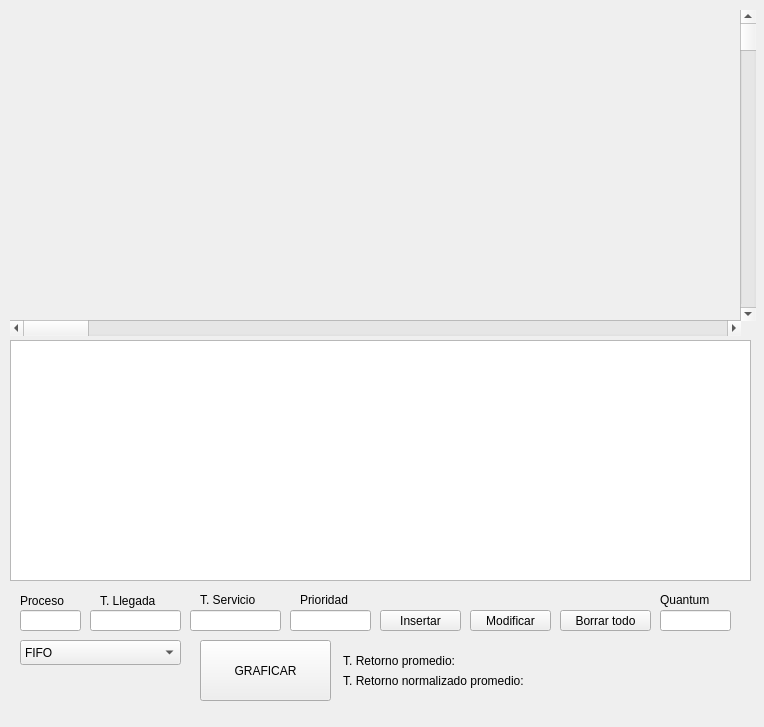
<?xml version="1.0" encoding="UTF-8"?>
<ui version="4.0">
 <class>MainWindow</class>
 <widget class="QMainWindow" name="MainWindow">
  <property name="geometry">
   <rect>
    <x>0</x>
    <y>0</y>
    <width>764</width>
    <height>727</height>
   </rect>
  </property>
  <property name="windowTitle">
   <string>Simulador de Procesos</string>
  </property>
  <widget class="QWidget" name="centralWidget">
   <widget class="QTableWidget" name="tableWidget">
    <property name="geometry">
     <rect>
      <x>10</x>
      <y>340</y>
      <width>741</width>
      <height>241</height>
     </rect>
    </property>
   </widget>
   <widget class="QPushButton" name="pushButton">
    <property name="geometry">
     <rect>
      <x>380</x>
      <y>610</y>
      <width>81</width>
      <height>21</height>
     </rect>
    </property>
    <property name="text">
     <string>Insertar</string>
    </property>
   </widget>
   <widget class="QPushButton" name="pushButton_2">
    <property name="geometry">
     <rect>
      <x>200</x>
      <y>640</y>
      <width>131</width>
      <height>61</height>
     </rect>
    </property>
    <property name="text">
     <string>GRAFICAR</string>
    </property>
   </widget>
   <widget class="QLineEdit" name="lineEdit">
    <property name="geometry">
     <rect>
      <x>90</x>
      <y>610</y>
      <width>91</width>
      <height>21</height>
     </rect>
    </property>
   </widget>
   <widget class="QLineEdit" name="lineEdit_2">
    <property name="geometry">
     <rect>
      <x>190</x>
      <y>610</y>
      <width>91</width>
      <height>21</height>
     </rect>
    </property>
   </widget>
   <widget class="QLabel" name="label">
    <property name="geometry">
     <rect>
      <x>100</x>
      <y>590</y>
      <width>71</width>
      <height>21</height>
     </rect>
    </property>
    <property name="text">
     <string>T. Llegada</string>
    </property>
   </widget>
   <widget class="QLabel" name="label_2">
    <property name="geometry">
     <rect>
      <x>200</x>
      <y>590</y>
      <width>71</width>
      <height>20</height>
     </rect>
    </property>
    <property name="text">
     <string>T. Servicio</string>
    </property>
   </widget>
   <widget class="QPushButton" name="pushButton_3">
    <property name="geometry">
     <rect>
      <x>560</x>
      <y>610</y>
      <width>91</width>
      <height>21</height>
     </rect>
    </property>
    <property name="text">
     <string>Borrar todo</string>
    </property>
   </widget>
   <widget class="QLabel" name="label_3">
    <property name="geometry">
     <rect>
      <x>20</x>
      <y>590</y>
      <width>61</width>
      <height>21</height>
     </rect>
    </property>
    <property name="text">
     <string>Proceso</string>
    </property>
   </widget>
   <widget class="QLineEdit" name="lineEdit_3">
    <property name="geometry">
     <rect>
      <x>20</x>
      <y>610</y>
      <width>61</width>
      <height>21</height>
     </rect>
    </property>
   </widget>
   <widget class="QPushButton" name="pushButton_4">
    <property name="geometry">
     <rect>
      <x>470</x>
      <y>610</y>
      <width>81</width>
      <height>21</height>
     </rect>
    </property>
    <property name="text">
     <string>Modificar</string>
    </property>
   </widget>
   <widget class="QLabel" name="label_4">
    <property name="geometry">
     <rect>
      <x>340</x>
      <y>650</y>
      <width>151</width>
      <height>21</height>
     </rect>
    </property>
    <property name="text">
     <string> T. Retorno promedio:</string>
    </property>
   </widget>
   <widget class="QLabel" name="TRP">
    <property name="geometry">
     <rect>
      <x>590</x>
      <y>650</y>
      <width>61</width>
      <height>21</height>
     </rect>
    </property>
    <property name="text">
     <string/>
    </property>
   </widget>
   <widget class="QLabel" name="label_5">
    <property name="geometry">
     <rect>
      <x>340</x>
      <y>670</y>
      <width>241</width>
      <height>21</height>
     </rect>
    </property>
    <property name="text">
     <string> T. Retorno normalizado promedio:</string>
    </property>
   </widget>
   <widget class="QLabel" name="TRNP">
    <property name="geometry">
     <rect>
      <x>590</x>
      <y>670</y>
      <width>61</width>
      <height>21</height>
     </rect>
    </property>
    <property name="text">
     <string/>
    </property>
   </widget>
   <widget class="QScrollBar" name="horizontalScrollBar">
    <property name="geometry">
     <rect>
      <x>10</x>
      <y>320</y>
      <width>731</width>
      <height>16</height>
     </rect>
    </property>
    <property name="orientation">
     <enum>Qt::Horizontal</enum>
    </property>
   </widget>
   <widget class="QScrollBar" name="verticalScrollBar">
    <property name="geometry">
     <rect>
      <x>740</x>
      <y>10</y>
      <width>16</width>
      <height>311</height>
     </rect>
    </property>
    <property name="orientation">
     <enum>Qt::Vertical</enum>
    </property>
   </widget>
   <widget class="QCustomPlot" name="Graph" native="true">
    <property name="geometry">
     <rect>
      <x>10</x>
      <y>10</y>
      <width>731</width>
      <height>311</height>
     </rect>
    </property>
   </widget>
   <widget class="QComboBox" name="comboBox">
    <property name="geometry">
     <rect>
      <x>20</x>
      <y>640</y>
      <width>161</width>
      <height>25</height>
     </rect>
    </property>
    <item>
     <property name="text">
      <string>FIFO</string>
     </property>
    </item>
    <item>
     <property name="text">
      <string>Mas corto</string>
     </property>
    </item>
    <item>
     <property name="text">
      <string>SRT</string>
     </property>
    </item>
    <item>
     <property name="text">
      <string>Round Robin</string>
     </property>
    </item>
    <item>
     <property name="text">
      <string>Por Prioridad</string>
     </property>
    </item>
   </widget>
   <widget class="QLineEdit" name="lineEdit_4">
    <property name="geometry">
     <rect>
      <x>660</x>
      <y>610</y>
      <width>71</width>
      <height>21</height>
     </rect>
    </property>
    <property name="text">
     <string/>
    </property>
   </widget>
   <widget class="QLabel" name="label_6">
    <property name="geometry">
     <rect>
      <x>660</x>
      <y>590</y>
      <width>71</width>
      <height>20</height>
     </rect>
    </property>
    <property name="text">
     <string>Quantum</string>
    </property>
   </widget>
   <widget class="QLineEdit" name="lineEdit_5">
    <property name="geometry">
     <rect>
      <x>290</x>
      <y>610</y>
      <width>81</width>
      <height>21</height>
     </rect>
    </property>
   </widget>
   <widget class="QLabel" name="label_7">
    <property name="geometry">
     <rect>
      <x>300</x>
      <y>590</y>
      <width>71</width>
      <height>20</height>
     </rect>
    </property>
    <property name="text">
     <string>Prioridad</string>
    </property>
   </widget>
  </widget>
  <widget class="QMenuBar" name="menuBar">
   <property name="geometry">
    <rect>
     <x>0</x>
     <y>0</y>
     <width>764</width>
     <height>22</height>
    </rect>
   </property>
  </widget>
 </widget>
 <layoutdefault spacing="6" margin="11"/>
 <customwidgets>
  <customwidget>
   <class>QCustomPlot</class>
   <extends>QWidget</extends>
   <header>qcustomplot.h</header>
   <container>1</container>
  </customwidget>
 </customwidgets>
 <resources/>
 <connections/>
</ui>
